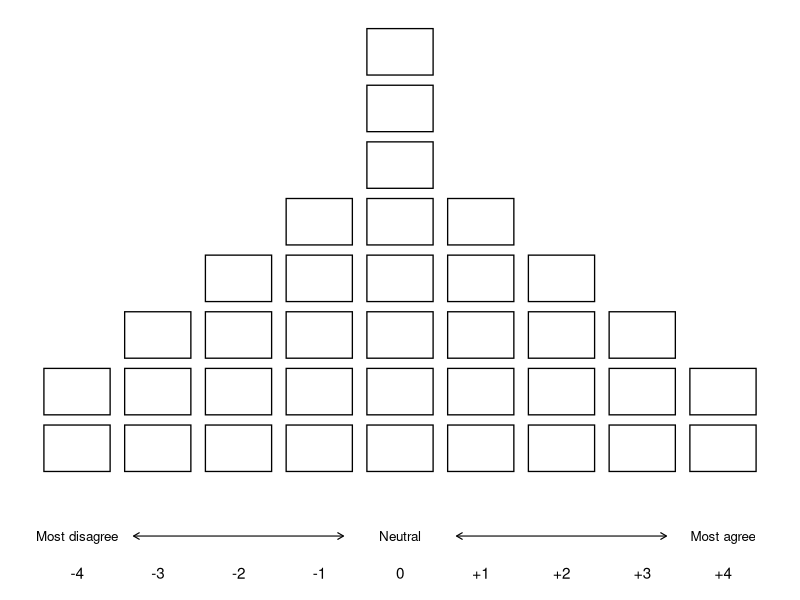

This figure's R source:
# Render the Q-sort grid figure used in the JOSS paper.
# The two real-data figures (dominant-membership.pdf and elpd-k-selection.pdf)
# are reproduced from the companion methodology paper and checked into
# paper/figures/ directly; they are not regenerated here.
# Run from the package root: Rscript paper/generate_figures.R

suppressPackageStartupMessages(library(ggplot2))

dir.create("paper/figures", showWarnings = FALSE, recursive = TRUE)

# 36-statement Q-sort on a nine-category forced distribution.
scores       <- c(-4, -3, -2, -1, 0, 1, 2, 3, 4)
distribution <- c( 2,  3,  4,  5, 8, 5, 4, 3, 2)

# One row per (score, slot) pair so geom_tile draws a stack of boxes.
grid_df <- do.call(rbind, Map(function(s, n) {
  data.frame(score = s, row = seq_len(n))
}, scores, distribution))

arrow_inch <- grid::unit(0.07, "inches")

p <- ggplot(grid_df, aes(x = score, y = row)) +
  geom_tile(width = 0.82, height = 0.82,
            fill = "white", colour = "black", linewidth = 0.45) +
  scale_x_continuous(breaks = scores,
                     labels = c("-4", "-3", "-2", "-1", "0",
                                "+1", "+2", "+3", "+4")) +
  scale_y_continuous(expand = expansion(mult = c(0.04, 0.04))) +
  annotate("text", x = -4, y = -0.55, label = "Most disagree", size = 3.4) +
  annotate("text", x =  0, y = -0.55, label = "Neutral",       size = 3.4) +
  annotate("text", x =  4, y = -0.55, label = "Most agree",    size = 3.4) +
  annotate("segment", x = -3.3, xend = -0.7, y = -0.55, yend = -0.55,
           arrow = arrow(length = arrow_inch, ends = "both"), linewidth = 0.4) +
  annotate("segment", x =  0.7, xend =  3.3, y = -0.55, yend = -0.55,
           arrow = arrow(length = arrow_inch, ends = "both"), linewidth = 0.4) +
  labs(x = NULL, y = NULL) +
  theme_void(base_size = 11) +
  theme(axis.text.x = element_text(margin = margin(t = 6)),
        plot.margin = margin(6, 6, 14, 6)) +
  coord_cartesian(clip = "off")

ggsave("paper/figures/qsort-grid.pdf",
       plot = p, width = 5.6, height = 3.0, device = cairo_pdf)
